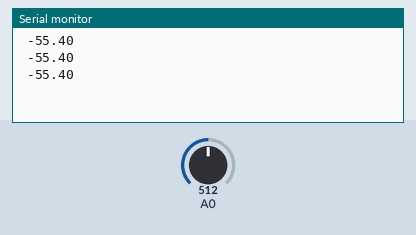
Recording of a sketch running on a simulated Arduino Uno, built with avr-gcc and run on an emulated ATmega328P. Parts: the last lines printed to the serial monitor. Inputs (shaded band) come from the test bench; at power-on: A0 = 512.

Above: at 1.2 s.
1.3 s: A0 set to 716
At 1.86 s:
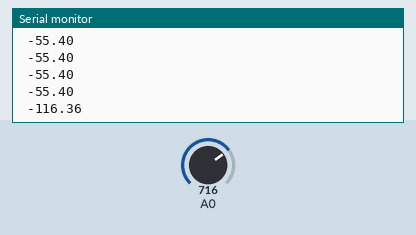
2.8 s: A0 set to 900
At 3.06 s:
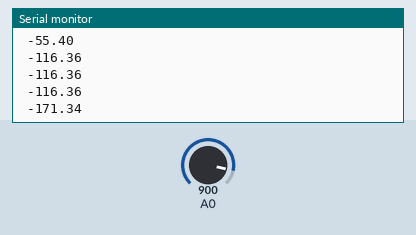
Timing chart, 0 to 5.8 s (numbered marks = the images above; inputs shaded):
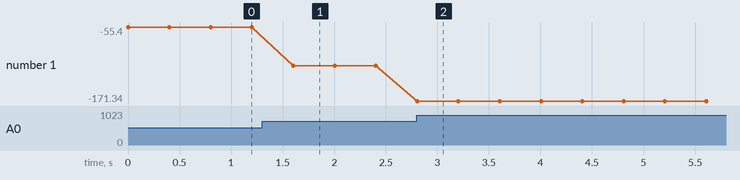

The sketch:

sketch_apr29b.ino
```cpp
void setup() {
  pinMode(A0,INPUT);
  Serial.begin(9600);

}

void loop() {
  float s = 0.0,r;
  s = analogRead(A0);
  r = -0.2988*s+ 97.582;


  Serial.print(" ");
  Serial.println(r);
  delay(400);


}
```

Measured:
- after the input at 1.3 s, the serial monitor: prints a new line after 0.30 s (image 1)
- after the input at 2.8 s, the serial monitor: prints a new line at once (image 2)
- plotted number 1: -55.4 → -116.36 after the input at 1.3 s, -116.36 → -171.34 after the input at 2.8 s
